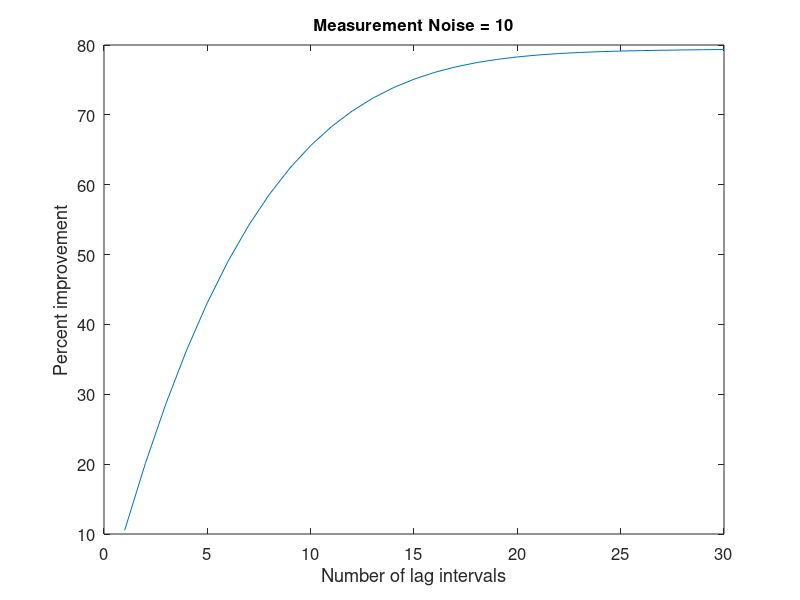

This chart was generated by the following MATLAB code:
function [PctImprovement] = FixLagSmooth(duration, dt, N, measnoise)

% function FixLagSmooth(duration, dt)
%
% Fixed lag smoother simulation for a vehicle travelling along a road.
% INPUTS
%   duration = length of simulation (seconds)
%   dt = step size (seconds)
%   N = one less than smoothing lag
%   measnoise = standard deviation of measurement noise
% OUTPUTS
%   PctImprovement = array containing the theoretical percent improvement due to
%                    smoothing with a lag of 1, 2, ..., N+1

accelnoise = 10; % acceleration noise (feet/sec^2)

if ~exist('duration', 'var')
   duration = 10;
end
if ~exist('dt', 'var')
   dt = 0.1;
end
if ~exist('N', 'var')
   N = 30;
end
if ~exist('measnoise', 'var')
	measnoise = 10; % position measurement noise (feet)
end

a = [1 dt; 0 1]; % transition matrix
b = [dt^2/2; dt]; % input matrix
c = [1 0]; % measurement matrix
x = [0; 0]; % initial state vector
xhat = x; % initial state estimate

Sw = accelnoise^2 * [dt^4/4 dt^3/2; dt^3/2 dt^2]; % process noise covariance
P = [1 0; 0 1]; % initial estimation covariance
Sz = measnoise^2; % measurement error covariance

PCol = zeros(2,2,N+1);
PColOld = zeros(2,2,N+1);
PSmooth = zeros(2,2,N+1);
PSmoothOld = zeros(2,2,N+1);

% Initialize arrays for later plotting.
pos = []; % true position array
poshat = []; % estimated position array
posmeas = []; % measured position array
vel = []; % true velocity array
velhat = []; % estimated velocity array

for t = 0 : dt: duration,
	% Use a constant commanded acceleration of 1 foot/sec^2.
   u = 1;
   % Simulate the linear system.
   ProcessNoise = accelnoise * [(dt^2/2)*randn; dt*randn];
   x = a * x + b * u + ProcessNoise;
   % Simulate the noisy measurement
   MeasNoise = measnoise * randn;
   y = c * x + MeasNoise;
   % Extrapolate the most recent state estimate to the present time.
   xhat = a * xhat + b * u;
   % Form the Innovation vector.
   Inn = y - c * xhat;
   % Compute the covariance of the Innovation.
   s = c * P * c' + Sz;
   % Form the Kalman Gain matrix.
   K = a * P * c' * inv(s);
   KSmooth = K;
   % Update the state estimate.
   xhat = xhat + K * Inn;
   xhatSmooth = xhat;
   % Compute the covariance of the estimation error.
   PColOld(:,:,1) = P;
   PSmoothOld(:,:,1) = P;
   P = a * P * a' - a * P * c' * inv(s) * c * P * a' + Sw;
   % Save some parameters for plotting later.
   pos = [pos; x(1)];
   posmeas = [posmeas; y];
   poshat = [poshat; xhat(1)];
   vel = [vel; x(2)];
   velhat = [velhat; xhat(2)];
   for i = 1 : N+1
      KSmooth = PColOld(:,:,i) * c' * inv(s);
      PSmooth(:,:,i+1) = PSmoothOld(:,:,i) - PColOld(:,:,i) * c' * KSmooth' * a';
      PCol(:,:,i+1) = PColOld(:,:,i) * (a - K * c)';
      xhatSmooth = xhatSmooth + KSmooth * Inn;
   end   
   PSmoothOld = PSmooth;
   PColOld = PCol;
   
end

for i = 1 : N
   PctImprovement(i) = 100 * trace(P - PSmooth(:,:,i+1)) / trace(P);
end

close all;
plot(PctImprovement);
set(gca,'FontSize',12); set(gcf,'Color','White');
xlabel('Number of lag intervals'); ylabel('Percent improvement');
title(['Measurement Noise = ',num2str(measnoise)], 'FontSize', 12);
